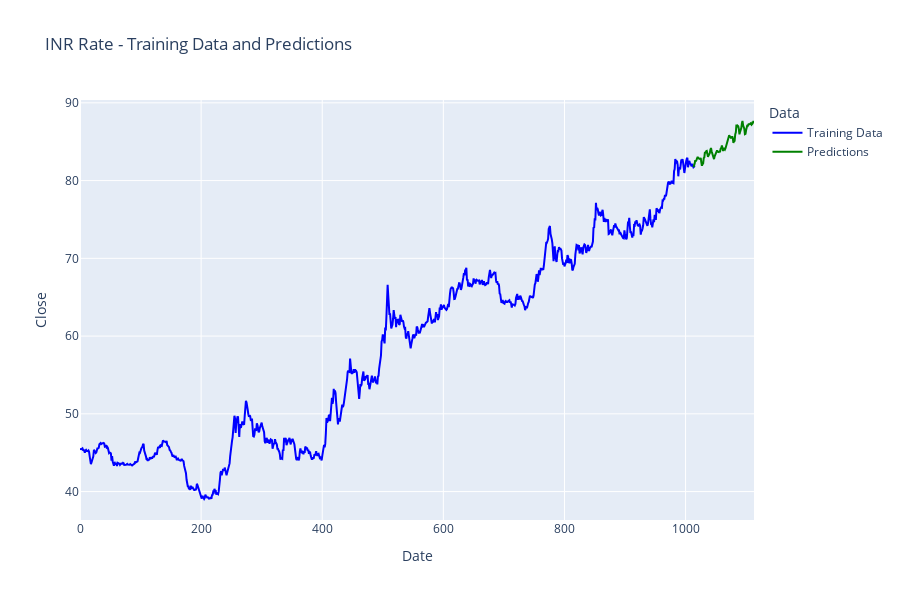

Notebook source saved alongside this figure:
### Code cell
fig = go.Figure()

# Add training data line plot
fig.add_trace(go.Scatter(
    x=df.index,
    y=df['Close'],
    mode='lines',
    name='Training Data',
    line=dict(color='blue')
))

# Add predictions line plot
fig.add_trace(go.Scatter(
    x=predictions.index,
    y=predictions,
    mode='lines',
    name='Predictions',
    line=dict(color='green')
))

fig.update_layout(
    title="INR Rate - Training Data and Predictions",
    xaxis_title="Date",
    yaxis_title="Close",
    legend_title="Data",
    width=900,
    height=600
)

pio.show(fig)

### Figure 1 — Plotly figure (JSON) as saved in the notebook; plotly's stock layout.template omitted (floating-point values rounded to 4 significant figures; data arrays with more than 128 entries replaced by an {"elided": "..."} marker saying what was removed)
{"data": [{"line": {"color": "blue"}, "mode": "lines", "name": "Training Data", "type": "scatter", "x": {"elided": "1013 int values"}, "y": {"elided": "1013 float values"}}, {"line": {"color": "green"}, "mode": "lines", "name": "Predictions", "type": "scatter", "x": [1013, 1014, 1015, 1016, 1017, 1018, 1019, 1020, 1021, 1022, 1023, 1024, 1025, 1026, 1027, 1028, 1029, 1030, 1031, 1032, 1033, 1034, 1035, 1036, 1037, 1038, 1039, 1040, 1041, 1042, 1043, 1044, 1045, 1046, 1047, 1048, 1049, 1050, 1051, 1052, 1053, 1054, 1055, 1056, 1057, 1058, 1059, 1060, 1061, 1062, 1063, 1064, 1065, 1066, 1067, 1068, 1069, 1070, 1071, 1072, 1073, 1074, 1075, 1076, 1077, 1078, 1079, 1080, 1081, 1082, 1083, 1084, 1085, 1086, 1087, 1088, 1089, 1090, 1091, 1092, 1093, 1094, 1095, 1096, 1097, 1098, 1099, 1100, 1101, 1102, 1103, 1104, 1105, 1106, 1107, 1108, 1109, 1110, 1111, 1112, 1113], "y": [81.73, 81.89, 82.18, 82.61, 82.47, 82.65, 82.86, 83.04, 82.88, 82.77, 82.81, 82.78, 82.92, 82.34, 81.91, 82.12, 82.19, 82.88, 82.97, 83.7, 83.53, 83.77, 83.81, 83.45, 83.04, 83.23, 83.31, 83.52, 83.97, 84.19, 83.78, 83.44, 83.37, 82.78, 82.76, 83.12, 83.32, 83.57, 83.51, 83.87, 83.73, 83.67, 83.67, 83.75, 83.75, 84.11, 84.17, 84.53, 84.09, 83.81, 84.19, 84.1, 84.0, 84.17, 84.43, 84.91, 84.91, 85.4, 85.52, 85.83, 85.69, 85.5, 85.5, 85.52, 85.68, 85.44, 84.86, 85.06, 85.1, 85.95, 86.2, 87.21, 86.86, 87.05, 86.98, 86.6, 85.94, 86.27, 86.43, 86.75, 87.35, 87.66, 87.11, 86.83, 86.66, 85.97, 86.01, 86.49, 86.77, 87.15, 87.08, 87.25, 87.21, 87.26, 87.33, 87.39, 87.19, 87.25, 87.38, 87.65, 87.41]}], "layout": {"height": 600, "legend": {"title": {"text": "Data"}}, "title": {"text": "INR Rate - Training Data and Predictions"}, "width": 900, "xaxis": {"title": {"text": "Date"}}, "yaxis": {"title": {"text": "Close"}}}}
